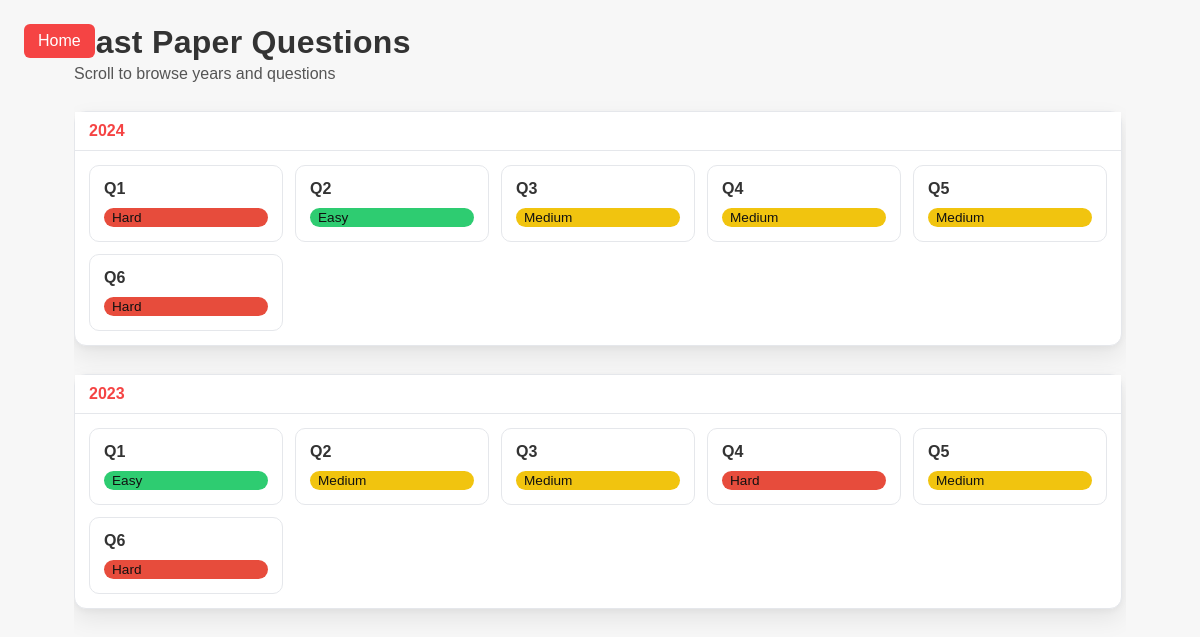
/pastpapers/, run on the app's committed database.
### pastpapers/models.py (models this page shows, shortened)
class Question(models.Model):
	class Difficulty(models.TextChoices):
		EASY = "easy", "Easy"
		MEDIUM = "medium", "Medium"
		HARD = "hard", "Hard"
	year = models.PositiveIntegerField()
	question_number = models.CharField(max_length=10)
	difficulty = models.CharField(
		max_length=10,
		choices=Difficulty.choices,
		default=Difficulty.MEDIUM,
		help_text="Relative difficulty of the question",
	)
	image = models.ImageField(upload_to="pastpapers/questions/%Y/%m/%d/", null=True, blank=True)
	image_2 = models.ImageField(
		upload_to="pastpapers/questions/%Y/%m/%d/",
		null=True,
		blank=True,
		verbose_name="Second Image (Optional)"
	)
	answer_text = models.TextField(blank=True)
	starter_code = models.TextField(blank=True, default="# Write your code here")
	created_at = models.DateTimeField(auto_now_add=True)
	updated_at = models.DateTimeField(auto_now=True)
	class Meta:
		constraints = [
			models.UniqueConstraint(
				fields=["year", "question_number"], name="uq_year_question_number"
			)
		]
		ordering = ["-year", "question_number"]

### pastpapers/views.py (the view, shortened to what this page needs)
# urls.py: path('', views.questions_list, name='questions'),
def questions_list(request):
	qs = Question.objects.all().order_by('-year', 'question_number')
	groups = []
	if qs.exists():
		grouped = defaultdict(list)
		for q in qs:
			grouped[q.year].append(q)
		for year in sorted(grouped.keys(), reverse=True):
			groups.append({
				'year': year,
				'questions': grouped[year],
			})
	return render(request, 'pastpapers/questions.html', {
		'groups': groups,
	})

### pastpapers/templates/pastpapers/questions.html (shortened to what this page needs)
{% load static %}
<!DOCTYPE html>
<html lang="en">
<head>
  <link rel="stylesheet" href="{% static 'pastpapers/style.css' %}">
</head>
<body>
  <a class="homebutton" href="{% url 'home' %}">Home</a>
  <main class="pp-container">
    <header class="pp-header">
      <h1>Past Paper Questions</h1>
      <p class="pp-sub">Scroll to browse years and questions</p>
    </header>
    <section class="pp-scroll">
      {% for grp in groups %}
      <div class="pp-year-block">
        <div class="pp-year-sticky">{{ grp.year }}</div>
        <div class="pp-questions-grid">
          {% for q in grp.questions %}
            {% if q.pk %}
              <a class="pp-card" href="{% url 'pastpapers:detail' q.pk %}" title="CS {{ grp.year }} Q{{ q.question_number }}">
                <div class="pp-card-title">Q{{ q.question_number }}</div>
                <div class="pp-chip pp-{{ q.difficulty }}">{{ q.get_difficulty_display }}</div>
              </a>
            {% else %}
              <div class="pp-card is-placeholder" title="Placeholder">
                <div class="pp-card-title">Q{{ q.question_number }}</div>
                <div class="pp-chip pp-{{ q.difficulty }}">{{ q.difficulty|title }}</div>
              </div>
            {% endif %}
          {% endfor %}
        </div>
      </div>
      {% empty %}
        <p>No questions yet.</p>
      {% endfor %}
    </section>
  </main>
</body>
</html>

### pastpapers/static/pastpapers/style.css (style rules this page uses)
:root { --bg:#f7f7f7; --text:#333; --muted:#555; --primary:#f54444; --primary-hover:#c30404; --card:#fff; --border:#e5e7eb; --shadow:0 10px 25px rgba(0,0,0,.08), 0 2px 6px rgba(0,0,0,.04); --easy:#2ecc71; --medium:#f1c40f; --hard:#e74c3c; }
* { box-sizing:border-box }
body { margin:0;background:var(--bg);color:var(--text);font-family:Arial, sans-serif }
.pp-container { max-width:1100px;margin:0 auto;padding:24px }
.pp-header { margin-bottom:12px }
.pp-header h1 { margin:0 0 4px 0;font-weight:700;letter-spacing:.3px }
.pp-sub { margin:0;color:var(--muted) }
.pp-scroll { height:calc(100vh - 96px);overflow-y:auto;padding-right:4px }
.pp-year-block { margin:16px 0 28px 0;border:1px solid var(--border);border-radius:12px;background:var(--card);box-shadow:var(--shadow) }
.pp-year-sticky { position:sticky;top:0;background:var(--card);padding:10px 14px;border-bottom:1px solid var(--border);font-weight:700;z-index:1;color:var(--primary) }
.pp-questions-grid { display:grid;grid-template-columns:repeat(auto-fill,minmax(160px,1fr));gap:12px;padding:14px }
.pp-card { display:flex;flex-direction:column;gap:10px;padding:14px;border:1px solid var(--border);background:var(--card);border-radius:10px;text-decoration:none;color:var(--text);transition:transform .08s ease, border-color .2s ease, box-shadow .15s ease }
.pp-card-title { font-weight:600 }
.pp-chip { display:inline-block;padding:2px 8px;border-radius:999px;font-size:.85rem;color:#111 }
.pp-easy { background:var(--easy) }
.pp-medium { background:var(--medium) }
.pp-hard { background:var(--hard) }
.homebutton { position:absolute; left:24px; top:24px; background:var(--primary); color:#fff; text-decoration:none; padding:8px 14px; border-radius:6px; transition:background .2s; }

### data on the page
Question: question_number "1", difficulty "Hard"
Question: question_number "2", difficulty "Easy"
Question: question_number "3", difficulty "Medium"
Question: question_number "4", difficulty "Medium"
Question: question_number "5", difficulty "Medium"
Question: question_number "6", difficulty "Hard"
Question: question_number "1", difficulty "Easy"
Question: question_number "2", difficulty "Medium"
Question: question_number "3", difficulty "Medium"
Question: question_number "4", difficulty "Hard"
Question: question_number "5", difficulty "Medium"
Question: question_number "6", difficulty "Hard"

### other printed values
{{ grp.year }} "2024" "2023"
